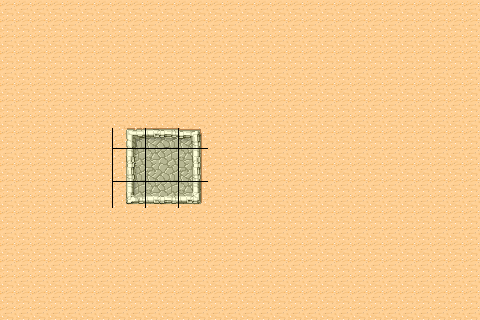

Tiled map render using the project's own tile images. Description and the whole map definition, tile-layer contents included, below:
An orthogonal 30x20 tile map with 16x16 px tiles, 1 tile layer (bk), 1 hidden layer not drawn and 2 objects (henson, tom).

<map version="1.5" tiledversion="1.7.2" orientation="orthogonal" renderorder="right-down" width="30" height="20" tilewidth="16" tileheight="16" infinite="0" nextlayerid="5" nextobjectid="3">
 <tileset firstgid="1" name="tmw_desert_spacing" tilewidth="16" tileheight="16" tilecount="192" columns="16">
  <image source="tmw_desert_spacing.png" width="265" height="199" />
  <tile id="17">
   <properties>
    <property name="colli" type="bool" value="true" />
   </properties>
  </tile>
  <tile id="18">
   <properties>
    <property name="colli" type="bool" value="true" />
   </properties>
  </tile>
  <tile id="19">
   <properties>
    <property name="colli" type="bool" value="true" />
   </properties>
  </tile>
  <tile id="20">
   <properties>
    <property name="colli" type="bool" value="true" />
   </properties>
  </tile>
  <tile id="33">
   <properties>
    <property name="colli" type="bool" value="true" />
   </properties>
  </tile>
  <tile id="34">
   <properties>
    <property name="colli" type="bool" value="true" />
   </properties>
  </tile>
  <tile id="35">
   <properties>
    <property name="colli" type="bool" value="true" />
   </properties>
  </tile>
  <tile id="36">
   <properties>
    <property name="colli" type="bool" value="true" />
   </properties>
  </tile>
  <tile id="49">
   <properties>
    <property name="colli" type="bool" value="true" />
   </properties>
  </tile>
  <tile id="50">
   <properties>
    <property name="colli" type="bool" value="true" />
   </properties>
  </tile>
  <tile id="51">
   <properties>
    <property name="colli" type="bool" value="true" />
   </properties>
  </tile>
  <tile id="52">
   <properties>
    <property name="colli" type="bool" value="true" />
   </properties>
  </tile>
  <tile id="65">
   <properties>
    <property name="colli" type="bool" value="true" />
   </properties>
  </tile>
  <tile id="66">
   <properties>
    <property name="colli" type="bool" value="true" />
   </properties>
  </tile>
  <tile id="67">
   <properties>
    <property name="colli" type="bool" value="true" />
   </properties>
  </tile>
  <tile id="68">
   <properties>
    <property name="colli" type="bool" value="true" />
   </properties>
  </tile>
 </tileset>
 <layer id="1" name="bk" width="30" height="20">
  <data encoding="csv">
92,92,92,92,92,92,92,92,92,92,92,92,92,92,92,92,92,92,92,92,92,92,92,92,92,92,92,92,92,92,
92,92,92,92,92,92,92,92,92,92,92,92,92,92,92,92,92,92,92,92,92,92,92,92,92,92,92,92,92,92,
92,92,92,92,92,92,92,92,92,92,92,92,92,92,92,92,92,92,92,92,92,92,92,92,92,92,92,92,92,92,
92,92,92,92,92,92,92,92,92,92,92,92,92,92,92,92,92,92,92,92,92,92,92,92,92,92,92,92,92,92,
92,92,92,92,92,92,92,92,92,92,92,92,92,92,92,92,92,92,92,92,92,92,92,92,92,92,92,92,92,92,
92,92,92,92,92,92,92,92,92,92,92,92,92,92,92,92,92,92,92,92,92,92,92,92,92,92,92,92,92,92,
92,92,92,92,92,92,92,92,92,92,92,92,92,92,92,92,92,92,92,92,92,92,92,92,92,92,92,92,92,92,
92,92,92,92,92,92,92,92,92,92,92,92,92,92,92,92,92,92,92,92,92,92,92,92,92,92,92,92,92,92,
92,92,92,92,92,92,92,113,114,115,116,117,118,92,92,92,92,92,92,92,92,92,92,92,92,92,92,92,92,92,
92,92,92,92,92,92,92,129,130,131,132,133,134,92,92,92,92,92,92,92,92,92,92,92,92,92,92,92,92,92,
92,92,92,92,92,92,92,145,146,147,148,149,150,92,92,92,92,92,92,92,92,92,92,92,92,92,92,92,92,92,
92,92,92,92,92,92,92,161,162,163,164,165,166,92,92,92,92,92,92,92,92,92,92,92,92,92,92,92,92,92,
92,92,92,92,92,92,92,177,178,179,180,181,182,92,92,92,92,92,92,92,92,92,92,92,92,92,92,92,92,92,
92,92,92,92,92,92,92,92,92,92,92,92,92,92,92,92,92,92,92,92,92,92,92,92,92,92,92,92,92,92,
92,92,92,92,92,92,92,92,92,92,92,92,92,92,92,92,92,92,92,92,92,92,92,92,92,92,92,92,92,92,
92,92,92,92,92,92,92,92,92,92,92,92,92,92,92,92,92,92,92,92,92,92,92,92,92,92,92,92,92,92,
92,92,92,92,92,92,92,92,92,92,92,92,92,92,92,92,92,92,92,92,92,92,92,92,92,92,92,92,92,92,
92,92,92,92,92,92,92,92,92,92,92,92,92,92,92,92,92,92,92,92,92,92,92,92,92,92,92,92,92,92,
92,92,92,92,92,92,92,92,92,92,92,92,92,92,92,92,92,92,92,92,92,92,92,92,92,92,92,92,92,92,
92,92,92,92,92,92,92,92,92,92,92,92,92,92,92,92,92,92,92,92,92,92,92,92,92,92,92,92,92,92
</data>
 </layer>
 <objectgroup id="2" name="obj">
  <object id="1" name="henson" x="16" y="112" width="16" height="16" visible="0" />
  <object id="2" name="tom" x="32" y="176" visible="0">
   <point />
  </object>
 </objectgroup>
 <layer id="4" name="colli" width="30" height="20" visible="0" opacity="0.54">
  <properties>
   <property name="colli" type="bool" value="true" />
   <property name="deepth" type="int" value="10" />
  </properties>
  <data encoding="csv">
62,0,62,0,0,0,0,0,0,0,0,0,0,0,0,0,0,0,0,0,0,0,0,0,0,0,0,0,0,0,
0,0,0,0,0,0,0,0,0,0,0,0,0,0,0,0,0,0,0,0,0,0,0,0,0,0,0,0,0,0,
0,0,0,0,0,0,0,0,0,0,0,0,0,0,0,0,0,0,0,0,0,0,0,0,0,0,0,0,0,0,
0,0,0,0,0,0,0,0,0,0,0,0,0,0,0,0,0,0,0,0,0,0,0,0,0,0,0,0,0,0,
0,0,0,0,0,0,0,0,0,0,0,0,0,0,0,0,0,0,0,0,0,0,0,0,0,0,0,0,0,0,
0,0,0,0,0,0,0,0,0,0,0,0,0,0,0,0,0,0,0,0,0,0,0,0,0,0,0,0,0,0,
0,0,0,0,0,0,0,0,0,0,0,0,0,0,0,0,0,0,0,0,0,0,0,0,0,0,0,0,0,0,
0,0,0,0,0,0,0,0,0,0,0,0,0,0,0,0,0,0,0,0,0,0,0,0,0,0,0,0,0,0,
0,0,0,0,0,0,0,0,62,62,62,62,62,0,0,0,0,0,0,0,0,0,0,0,0,0,0,0,0,0,
0,0,0,0,0,0,0,0,62,62,62,62,62,0,0,0,0,0,0,0,0,0,0,0,0,0,0,0,0,0,
0,0,0,0,0,0,0,0,62,62,62,62,62,0,0,0,0,0,0,0,0,0,0,0,0,0,0,0,0,0,
0,0,0,0,0,0,0,0,62,62,62,62,62,0,0,0,0,0,0,0,0,0,0,0,0,0,0,0,0,0,
0,0,0,0,0,0,0,0,62,62,62,62,62,0,0,0,0,0,0,0,0,0,0,0,0,0,0,0,0,0,
0,0,0,0,0,0,0,0,0,0,0,0,0,0,0,0,0,0,0,0,0,0,0,0,0,0,0,0,0,0,
0,0,0,0,0,0,0,0,0,0,0,0,0,0,0,0,0,0,0,0,0,0,0,0,0,0,0,0,0,0,
0,0,0,0,0,0,0,0,0,0,0,0,0,0,0,0,0,0,0,0,0,0,0,0,0,0,0,0,0,0,
0,0,0,0,0,0,0,0,0,0,0,0,0,0,0,0,0,0,0,0,0,0,0,0,0,0,0,0,0,0,
0,0,0,0,0,0,0,0,0,0,0,0,0,0,0,0,0,0,0,0,0,0,0,0,0,0,0,0,0,0,
0,0,0,0,0,0,0,0,0,0,0,0,0,0,0,0,0,0,0,0,0,0,0,0,0,0,0,0,0,0,
0,0,0,0,0,0,0,0,0,0,0,0,0,0,0,0,0,0,0,0,0,0,0,0,0,0,0,0,0,0
</data>
 </layer>
</map>
